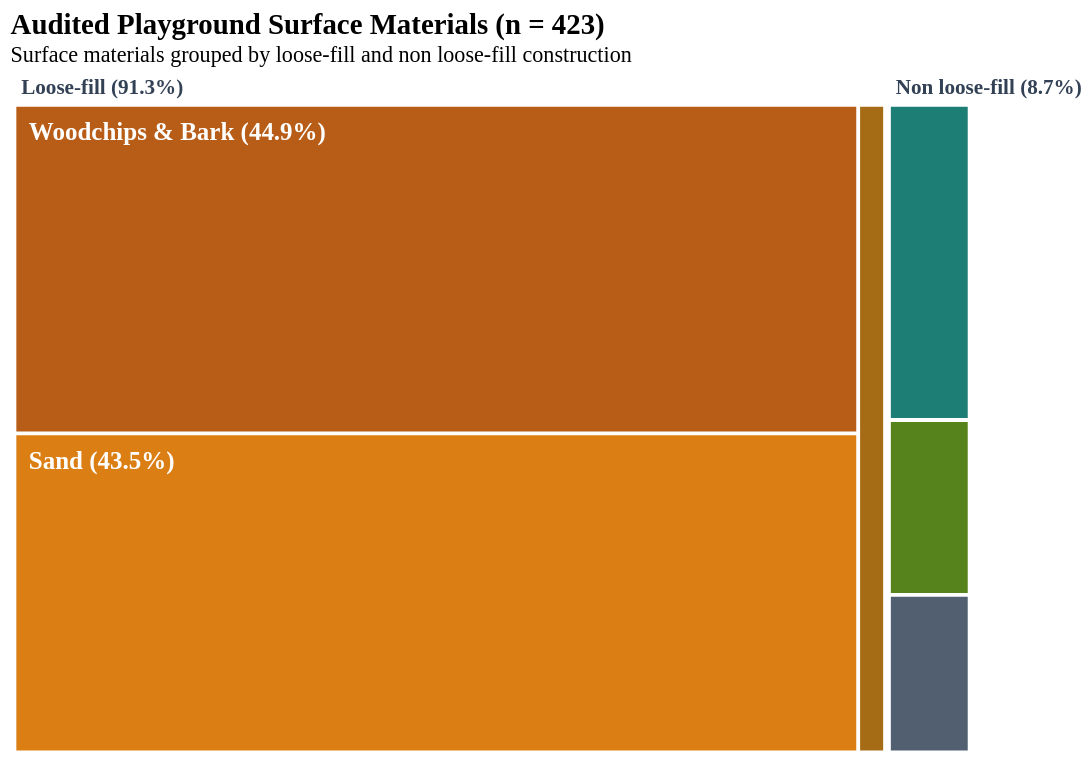

Vega-Lite specification for this chart:
### Vega specification from a JSON file in a GitHub repository (floating-point values rounded to 4 significant figures)
{"$schema": "https://vega.github.io/schema/vega/v5.json", "width": 500, "height": 340, "padding": 5, "title": {"text": "Audited Playground Surface Materials (n = 423)", "subtitle": "Surface materials grouped by loose-fill and non loose-fill construction", "font": "Merriweather", "fontSize": 15, "subtitleFont": "Plus Jakarta Sans", "subtitleFontSize": 11.5, "anchor": "start"}, "data": [{"name": "tree_nodes", "values": [{"id": "Audited Surfaces", "parent": null, "Site_Count": null}, {"id": "Loose-fill", "parent": "Audited Surfaces", "Site_Count": null, "pct": "91.3%"}, {"id": "Woodchips & Bark", "parent": "Loose-fill", "Site_Count": 190, "pct": "44.9%"}, {"id": "Sand", "parent": "Loose-fill", "Site_Count": 184, "pct": "43.5%"}, {"id": "Earth & Gravel", "parent": "Loose-fill", "Site_Count": 12, "pct": "2.8%"}, {"id": "Non loose-fill", "parent": "Audited Surfaces", "Site_Count": null, "pct": "8.7%"}, {"id": "Impact Rubber", "parent": "Non loose-fill", "Site_Count": 18, "pct": "4.3%"}, {"id": "Grass & Turf", "parent": "Non loose-fill", "Site_Count": 10, "pct": "2.4%"}, {"id": "Concrete & Paved", "parent": "Non loose-fill", "Site_Count": 9, "pct": "2.1%"}], "transform": [{"type": "stratify", "key": "id", "parentKey": "parent"}, {"type": "treemap", "field": "Site_Count", "sort": {"field": "value", "order": "descending"}, "round": true, "method": "squarify", "paddingInner": 1, "paddingOuter": 1, "size": [{"signal": "width"}, {"signal": "height"}]}]}], "scales": [{"name": "color", "type": "ordinal", "domain": ["Woodchips & Bark", "Sand", "Earth & Gravel", "Impact Rubber", "Grass & Turf", "Concrete & Paved"], "range": ["#B45309", "#D97706", "#A16207", "#0F766E", "#4D7C0F", "#475569"]}], "marks": [{"type": "rect", "from": {"data": "tree_nodes"}, "encode": {"enter": {"fill": {"scale": "color", "field": "id"}, "stroke": {"value": "#FFFFFF"}, "strokeWidth": {"value": 1}}, "update": {"x": {"field": "x0"}, "y": {"field": "y0"}, "x2": {"field": "x1"}, "y2": {"field": "y1"}, "fillOpacity": {"signal": "datum.depth === 2 ? 0.94 : 0"}, "tooltip": {"signal": "datum.depth === 2 ? {'Surface Material': datum.id, 'Category': datum.parent, 'Audited Playgrounds': datum.Site_Count, 'Share of Audited Sites': datum.pct} : null"}}, "hover": {"fillOpacity": {"value": 1}}}}, {"type": "text", "from": {"data": "tree_nodes"}, "encode": {"enter": {"font": {"value": "Plus Jakarta Sans"}, "fontWeight": {"value": "bold"}, "fill": {"value": "#FFFFFF"}, "baseline": {"value": "top"}}, "update": {"x": {"field": "x0", "offset": 7}, "y": {"field": "y0", "offset": 8}, "text": {"signal": "datum.depth === 2 && (datum.x1 - datum.x0) > 55 ? datum.id + ' (' + datum.pct + ')' : ''"}, "fontSize": {"signal": "(datum.x1 - datum.x0) > 140 ? 13 : 10"}}}}, {"type": "text", "from": {"data": "tree_nodes"}, "encode": {"enter": {"font": {"value": "Plus Jakarta Sans"}, "fontWeight": {"value": "bold"}, "fill": {"value": "#334155"}, "baseline": {"value": "bottom"}}, "update": {"x": {"field": "x0", "offset": 4}, "y": {"field": "y0", "offset": -3}, "text": {"signal": "datum.depth === 1 ? datum.id + ' (' + datum.pct + ')' : ''"}, "fontSize": {"value": 11}}}}]}
